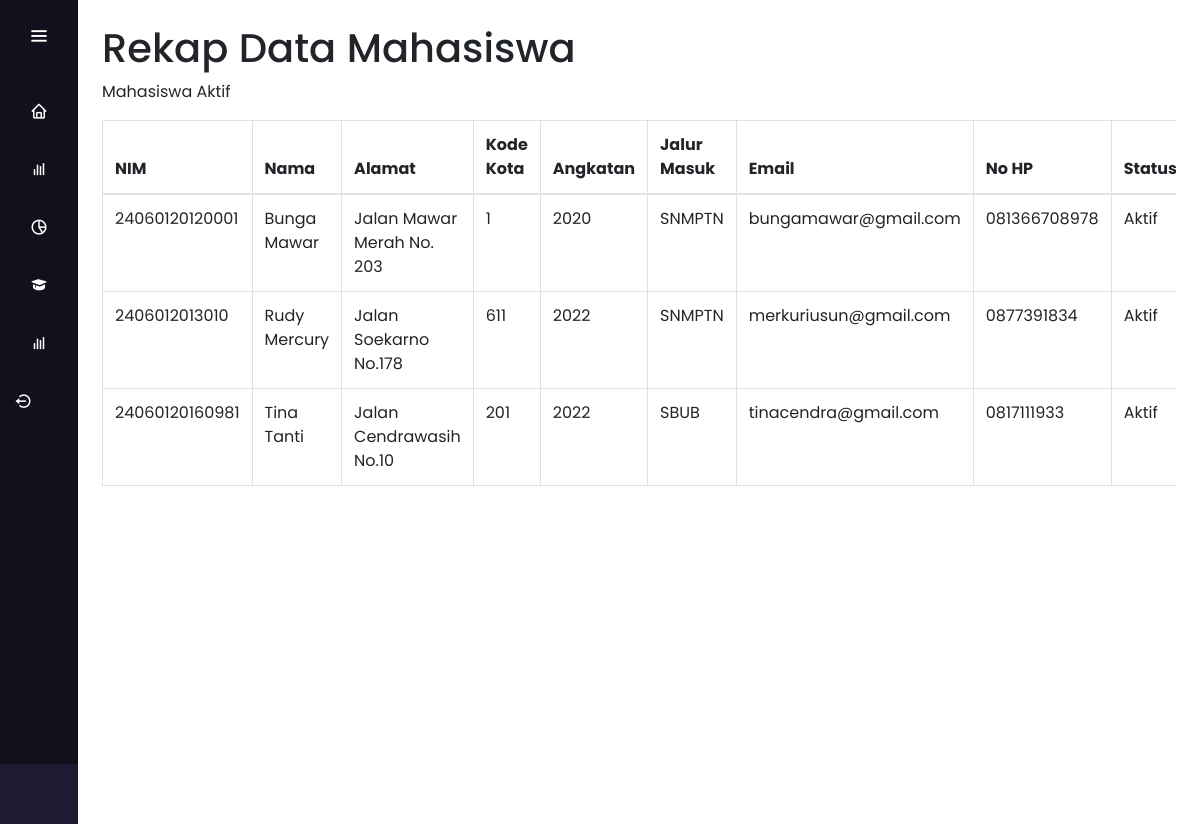
/operator/opr_datamhs2.php (signed in), run on an earlier commit of the app's database.
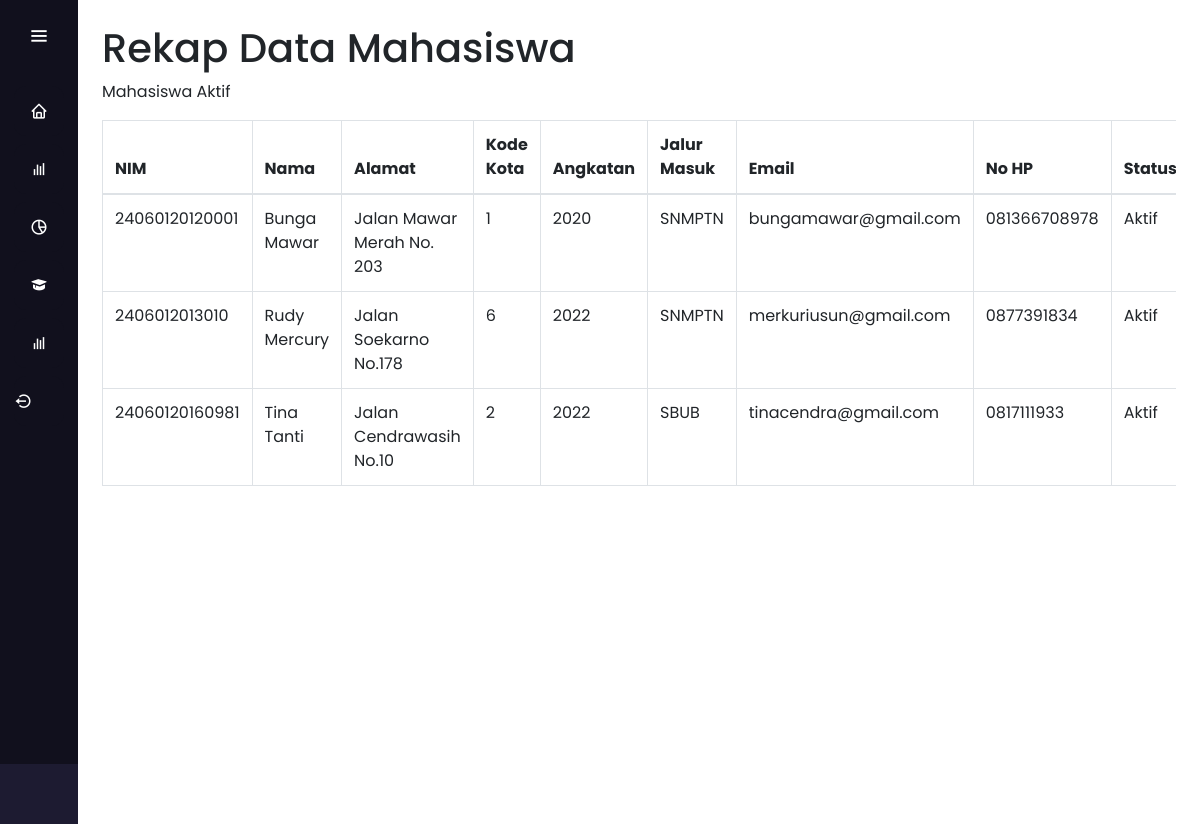
And on a later commit of the database.
### tables this page shows
CREATE TABLE `tb_mhs` (
  `nim` varchar(14) NOT NULL,
  `nama` varchar(50) NOT NULL,
  `alamat` varchar(255) NOT NULL,
  `kode_kota` varchar(11) NOT NULL,
  `angkatan` varchar(4) NOT NULL,
  `jalur_masuk` varchar(10) NOT NULL,
  `email` varchar(255) NOT NULL,
  `no_hp` varchar(14) NOT NULL,
  `status` varchar(25) NOT NULL,
  `foto_mhs` varchar(255) NOT NULL,
  `kode_wali` varchar(5) NOT NULL,
  `semester` varchar(2) NOT NULL
);

### operator/opr_datamhs2.php (the view, shortened to what this page needs)
<?php
require '../function.php';
?>
<!DOCTYPE html>
<html lang="en" dir="ltr">
  <head>
    <link rel="stylesheet" href="../library/css/style.css">
    <link href='https://unpkg.com/boxicons@2.0.7/css/boxicons.min.css' rel='stylesheet'>
	<link href="css/styles.css" rel="stylesheet" />
    <link rel="stylesheet" href="./css/font.css">
  </head>
<body>
  <div class="sidebar">
    <div class="logo-details">
        <i class='bx bx-menu' id="btn" ></i>
    </div>
    <ul class="nav-list">
      <li>
        <a href="operator.php">
          <i class='bx bx-home'></i>
        </a>
      </li>
      <li>
       <a href="opr_datamhs.php">
         <i class='bx bx-bar-chart' ></i>
       </a>
     </li>
     <li>
       <a href="opr_datamhspkl.php">
         <i class='bx bx-pie-chart-alt-2' ></i>
       </a>
     </li>
     <li>
       <a href="opr_datamhsskripsi.php">
         <i class='bx bxs-graduation' ></i>
       </a>
     </li>
	 <li>
	 <a href="opr_manajemenakun.php">
         <i class='bx bx-bar-chart' ></i>
       </a>
     </li>
     <li>
       <a href="../logout.php">
        <i class='bx bx-log-out-circle' id="log_out" ></i>
       </a>
     </li>
     <li class="profile">
         <div class="profile-details">
           <div class="name_job">
              <div class="name">Operator</div>
              <div class="job">operator@mail.com</div>
           </div>
         </div>
         <i class="fa fa-bars" id="bars"></i>>
     </li>
    </ul>
  </div>
  <section class="home-section">
		<div id="layoutSidenav_content">
            <main>
                <div class="container-fluid">
                    <h1 class="mt-4">Rekap Data Mahasiswa</h1>
					<p>Mahasiswa Aktif</p>
					<div class="table-responsive">
                            <table class="table table-bordered" id="dataTable">
                                <thead>
                                    <tr>
                                        <th >NIM</th>
                                        <th>Nama</th>
                                        <th>Alamat</th>
										<th>Kode Kota</th>
                                        <th>Angkatan</th>
										<th>Jalur Masuk</th>
										<th>Email</th>
										<th>No HP</th>
										<th>Status</th>
                                    </tr>
                                </thead>
								<tbody>
										  <?php
										  $ambildata = mysqli_query($conn, "SELECT * FROM tb_mhs WHERE status='Aktif'");
										  while ($data = mysqli_fetch_array($ambildata)) {
											  $nim = $data['nim'];
											  $nama = $data['nama'];
											  $alamat = $data['alamat'];
											  $kode_kota = $data['kode_kota'];
											  $angkatan = $data['angkatan'];
											  $jalur_masuk = $data['jalur_masuk'];
											  $email = $data['email'];
											  $no_hp = $data['no_hp'];
											  $status = $data['status'];
										  ?>
										<tr>
										  <td><?= $nim ?></td>
										  <td><?= $nama; ?></td>
										  <td><?= $alamat; ?></td>
										  <td><?= $kode_kota; ?></td>
										  <td><?= $angkatan; ?></td>
										  <td><?= $jalur_masuk; ?></td>
										  <td><?= $email; ?></td>
										  <td><?= $no_hp; ?></td>
										  <td><?= $status; ?></td>
										</tr>
										<?php
										  }
										?>
							</table>
					</div>
				</div>
  </section>
</body>
</html>

What changed in the data, as far as the page shows it:
changed tb_mhs "Rudy Mercury": kode_kota "611" → "6"
changed tb_mhs "Tina Tanti": kode_kota "201" → "2"
